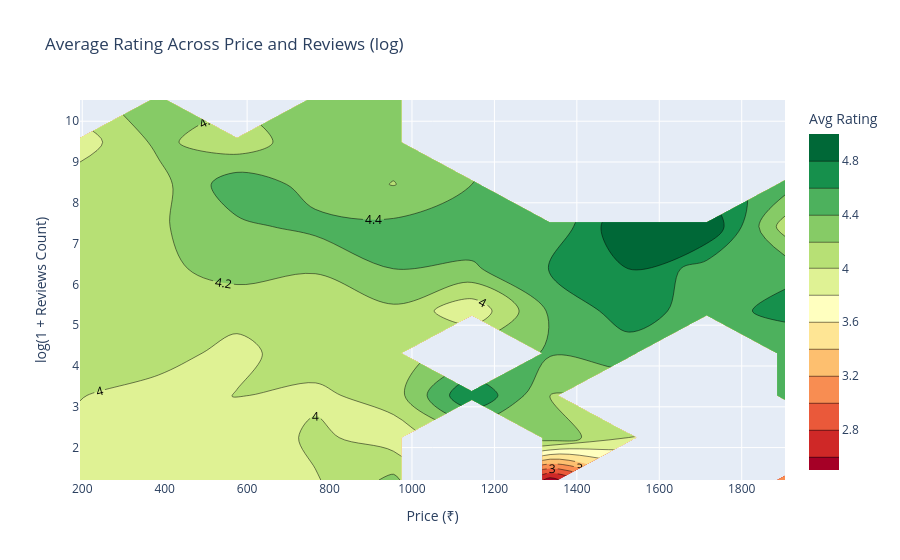

Here is the notebook cell this chart was saved with:
### Markdown cell above
### Contour Plot — Price, Reviews and Rating

### Code cell
# Building a grid of average rating across price and reviewsCount bins,
# then plotting it as a contour so we can see how rating shifts across
# both variables at once instead of just one at a time.

df['price_bin'] = pd.cut(df['price_numeric'], bins=10)
df['reviews_bin'] = pd.cut(np.log1p(df['reviewsCount']), bins=10)

pivot = df.pivot_table(index='reviews_bin', columns='price_bin',
                        values='totalScore', aggfunc='mean', observed=False)

price_mid = [interval.mid for interval in pivot.columns]
reviews_mid = [interval.mid for interval in pivot.index]

fig = go.Figure(data=go.Contour(
    z=pivot.values,
    x=price_mid,
    y=reviews_mid,
    colorscale='RdYlGn',
    contours=dict(showlabels=True),
    colorbar=dict(title='Avg Rating')
))
fig.update_layout(title='Average Rating Across Price and Reviews (log)',
                   xaxis_title='Price (₹)', yaxis_title='log(1 + Reviews Count)')
fig.show()

### Figure 1 — Plotly figure (JSON) as saved in the notebook; plotly's stock layout.template omitted (floating-point values rounded to 4 significant figures)
{"data": [{"colorbar": {"title": {"text": "Avg Rating"}}, "colorscale": [[0, "rgb(165,0,38)"], [0.1, "rgb(215,48,39)"], [0.2, "rgb(244,109,67)"], [0.3, "rgb(253,174,97)"], [0.4, "rgb(254,224,139)"], [0.5, "rgb(255,255,191)"], [0.6, "rgb(217,239,139)"], [0.7, "rgb(166,217,106)"], [0.8, "rgb(102,189,99)"], [0.9, "rgb(26,152,80)"], [1, "rgb(0,104,55)"]], "contours": {"showlabels": true}, "type": "contour", "x": [194.5, 385.4, 575.4, 765.3, 955.3, 1145.0, 1335.0, 1525.0, 1715.0, 1905.0], "y": [1.206, 2.245, 3.279, 4.314, 5.348, 6.383, 7.417, 8.451, 9.486, 10.52], "z": [[3.962, 3.934, 3.904, 3.981, 4.25, NaN, 2.5, NaN, NaN, 3.0], [3.958, 3.845, 3.807, 4.052, 3.881, NaN, 4.333, 4.0, NaN, NaN], [4.006, 3.935, 4.009, 3.951, 4.1, 4.8, 4.2, NaN, NaN, 4.6], [4.083, 4.069, 3.945, 4.116, 4.114, NaN, 4.417, 4.5, NaN, 4.4], [4.174, 4.196, 4.064, 4.12, 4.162, 3.85, 4.43, 4.7, 4.5, 4.671], [4.167, 4.152, 4.281, 4.211, 4.4, 4.367, 4.62, 4.8, 4.5, 4.533], [4.08, 4.173, 4.356, 4.453, 4.45, 4.54, 4.429, 5.0, 5.0, 4.1], [4.112, 4.129, 4.533, 4.323, 4.193, 4.4, NaN, NaN, NaN, 4.5], [3.9, 4.247, 4.067, 4.357, 4.278, NaN, NaN, NaN, NaN, NaN], [NaN, 4.34, NaN, 4.35, 4.25, NaN, NaN, NaN, NaN, NaN]]}], "layout": {"title": {"text": "Average Rating Across Price and Reviews (log)"}, "xaxis": {"title": {"text": "Price (₹)"}}, "yaxis": {"title": {"text": "log(1 + Reviews Count)"}}}}
